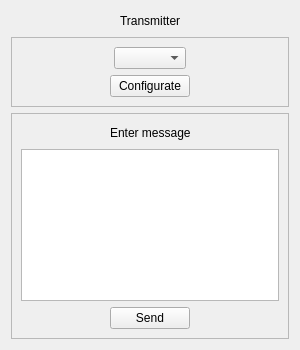
<?xml version="1.0" encoding="UTF-8"?>
<ui version="4.0">
 <class>TransmitterView</class>
 <widget class="QWidget" name="TransmitterView">
  <property name="geometry">
   <rect>
    <x>0</x>
    <y>0</y>
    <width>300</width>
    <height>350</height>
   </rect>
  </property>
  <property name="windowTitle">
   <string>Transmitter</string>
  </property>
  <layout class="QVBoxLayout" name="verticalLayout_3">
   <item>
    <layout class="QHBoxLayout" name="horizontalLayout_2">
     <item>
      <spacer name="horizontalSpacer_5">
       <property name="orientation">
        <enum>Qt::Orientation::Horizontal</enum>
       </property>
       <property name="sizeHint" stdset="0">
        <size>
         <width>40</width>
         <height>20</height>
        </size>
       </property>
      </spacer>
     </item>
     <item>
      <widget class="QLabel" name="label_2">
       <property name="text">
        <string>Transmitter</string>
       </property>
      </widget>
     </item>
     <item>
      <spacer name="horizontalSpacer_6">
       <property name="orientation">
        <enum>Qt::Orientation::Horizontal</enum>
       </property>
       <property name="sizeHint" stdset="0">
        <size>
         <width>40</width>
         <height>20</height>
        </size>
       </property>
      </spacer>
     </item>
    </layout>
   </item>
   <item>
    <widget class="QFrame" name="frame">
     <property name="frameShape">
      <enum>QFrame::Shape::StyledPanel</enum>
     </property>
     <property name="frameShadow">
      <enum>QFrame::Shadow::Raised</enum>
     </property>
     <layout class="QVBoxLayout" name="verticalLayout_2">
      <item>
       <layout class="QHBoxLayout" name="horizontalLayout_5">
        <item>
         <spacer name="horizontalSpacer_9">
          <property name="orientation">
           <enum>Qt::Orientation::Horizontal</enum>
          </property>
          <property name="sizeHint" stdset="0">
           <size>
            <width>40</width>
            <height>20</height>
           </size>
          </property>
         </spacer>
        </item>
        <item>
         <widget class="QComboBox" name="portNameComboBox"/>
        </item>
        <item>
         <spacer name="horizontalSpacer_10">
          <property name="orientation">
           <enum>Qt::Orientation::Horizontal</enum>
          </property>
          <property name="sizeHint" stdset="0">
           <size>
            <width>40</width>
            <height>20</height>
           </size>
          </property>
         </spacer>
        </item>
       </layout>
      </item>
      <item>
       <layout class="QHBoxLayout" name="horizontalLayout_3">
        <item>
         <spacer name="horizontalSpacer">
          <property name="orientation">
           <enum>Qt::Orientation::Horizontal</enum>
          </property>
          <property name="sizeHint" stdset="0">
           <size>
            <width>40</width>
            <height>20</height>
           </size>
          </property>
         </spacer>
        </item>
        <item>
         <widget class="QPushButton" name="configButton">
          <property name="text">
           <string>Configurate</string>
          </property>
         </widget>
        </item>
        <item>
         <spacer name="horizontalSpacer_2">
          <property name="orientation">
           <enum>Qt::Orientation::Horizontal</enum>
          </property>
          <property name="sizeHint" stdset="0">
           <size>
            <width>40</width>
            <height>20</height>
           </size>
          </property>
         </spacer>
        </item>
       </layout>
      </item>
     </layout>
    </widget>
   </item>
   <item>
    <widget class="QFrame" name="frame_2">
     <property name="frameShape">
      <enum>QFrame::Shape::StyledPanel</enum>
     </property>
     <property name="frameShadow">
      <enum>QFrame::Shadow::Raised</enum>
     </property>
     <layout class="QVBoxLayout" name="verticalLayout">
      <item>
       <layout class="QHBoxLayout" name="horizontalLayout">
        <item>
         <spacer name="horizontalSpacer_7">
          <property name="orientation">
           <enum>Qt::Orientation::Horizontal</enum>
          </property>
          <property name="sizeHint" stdset="0">
           <size>
            <width>40</width>
            <height>20</height>
           </size>
          </property>
         </spacer>
        </item>
        <item>
         <widget class="QLabel" name="label">
          <property name="text">
           <string>Enter message</string>
          </property>
         </widget>
        </item>
        <item>
         <spacer name="horizontalSpacer_8">
          <property name="orientation">
           <enum>Qt::Orientation::Horizontal</enum>
          </property>
          <property name="sizeHint" stdset="0">
           <size>
            <width>40</width>
            <height>20</height>
           </size>
          </property>
         </spacer>
        </item>
       </layout>
      </item>
      <item>
       <widget class="QTextEdit" name="transmitTextEdit"/>
      </item>
      <item>
       <layout class="QHBoxLayout" name="horizontalLayout_4">
        <item>
         <spacer name="horizontalSpacer_3">
          <property name="orientation">
           <enum>Qt::Orientation::Horizontal</enum>
          </property>
          <property name="sizeHint" stdset="0">
           <size>
            <width>40</width>
            <height>20</height>
           </size>
          </property>
         </spacer>
        </item>
        <item>
         <widget class="QPushButton" name="transmitButton">
          <property name="text">
           <string>Send</string>
          </property>
         </widget>
        </item>
        <item>
         <spacer name="horizontalSpacer_4">
          <property name="orientation">
           <enum>Qt::Orientation::Horizontal</enum>
          </property>
          <property name="sizeHint" stdset="0">
           <size>
            <width>40</width>
            <height>20</height>
           </size>
          </property>
         </spacer>
        </item>
       </layout>
      </item>
     </layout>
    </widget>
   </item>
  </layout>
 </widget>
 <resources/>
 <connections/>
</ui>
